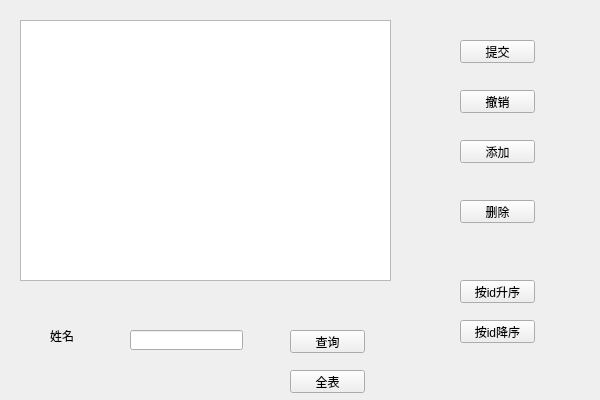
<?xml version="1.0" encoding="UTF-8"?>
<ui version="4.0">
 <class>SQLTableClass</class>
 <widget class="QWidget" name="SQLTableClass">
  <property name="geometry">
   <rect>
    <x>0</x>
    <y>0</y>
    <width>600</width>
    <height>400</height>
   </rect>
  </property>
  <property name="windowTitle">
   <string>SQLTable</string>
  </property>
  <widget class="QTableView" name="tableView">
   <property name="geometry">
    <rect>
     <x>20</x>
     <y>20</y>
     <width>371</width>
     <height>261</height>
    </rect>
   </property>
  </widget>
  <widget class="QLabel" name="label">
   <property name="geometry">
    <rect>
     <x>50</x>
     <y>330</y>
     <width>54</width>
     <height>12</height>
    </rect>
   </property>
   <property name="text">
    <string>姓名</string>
   </property>
  </widget>
  <widget class="QLineEdit" name="lineEdit">
   <property name="geometry">
    <rect>
     <x>130</x>
     <y>330</y>
     <width>113</width>
     <height>20</height>
    </rect>
   </property>
  </widget>
  <widget class="QPushButton" name="pushButton">
   <property name="geometry">
    <rect>
     <x>290</x>
     <y>330</y>
     <width>75</width>
     <height>23</height>
    </rect>
   </property>
   <property name="text">
    <string>查询</string>
   </property>
  </widget>
  <widget class="QPushButton" name="pushButton_2">
   <property name="geometry">
    <rect>
     <x>290</x>
     <y>370</y>
     <width>75</width>
     <height>23</height>
    </rect>
   </property>
   <property name="text">
    <string>全表</string>
   </property>
  </widget>
  <widget class="QPushButton" name="pushButton_3">
   <property name="geometry">
    <rect>
     <x>460</x>
     <y>40</y>
     <width>75</width>
     <height>23</height>
    </rect>
   </property>
   <property name="text">
    <string>提交</string>
   </property>
  </widget>
  <widget class="QPushButton" name="pushButton_4">
   <property name="geometry">
    <rect>
     <x>460</x>
     <y>90</y>
     <width>75</width>
     <height>23</height>
    </rect>
   </property>
   <property name="text">
    <string>撤销</string>
   </property>
  </widget>
  <widget class="QPushButton" name="pushButton_5">
   <property name="geometry">
    <rect>
     <x>460</x>
     <y>140</y>
     <width>75</width>
     <height>23</height>
    </rect>
   </property>
   <property name="text">
    <string>添加</string>
   </property>
  </widget>
  <widget class="QPushButton" name="pushButton_6">
   <property name="geometry">
    <rect>
     <x>460</x>
     <y>200</y>
     <width>75</width>
     <height>23</height>
    </rect>
   </property>
   <property name="text">
    <string>删除</string>
   </property>
  </widget>
  <widget class="QPushButton" name="pushButton_7">
   <property name="geometry">
    <rect>
     <x>460</x>
     <y>280</y>
     <width>75</width>
     <height>23</height>
    </rect>
   </property>
   <property name="text">
    <string>按id升序</string>
   </property>
  </widget>
  <widget class="QPushButton" name="pushButton_8">
   <property name="geometry">
    <rect>
     <x>460</x>
     <y>320</y>
     <width>75</width>
     <height>23</height>
    </rect>
   </property>
   <property name="text">
    <string>按id降序</string>
   </property>
  </widget>
 </widget>
 <layoutdefault spacing="6" margin="11"/>
 <resources>
  <include location="sqltable.qrc"/>
 </resources>
 <connections/>
</ui>
